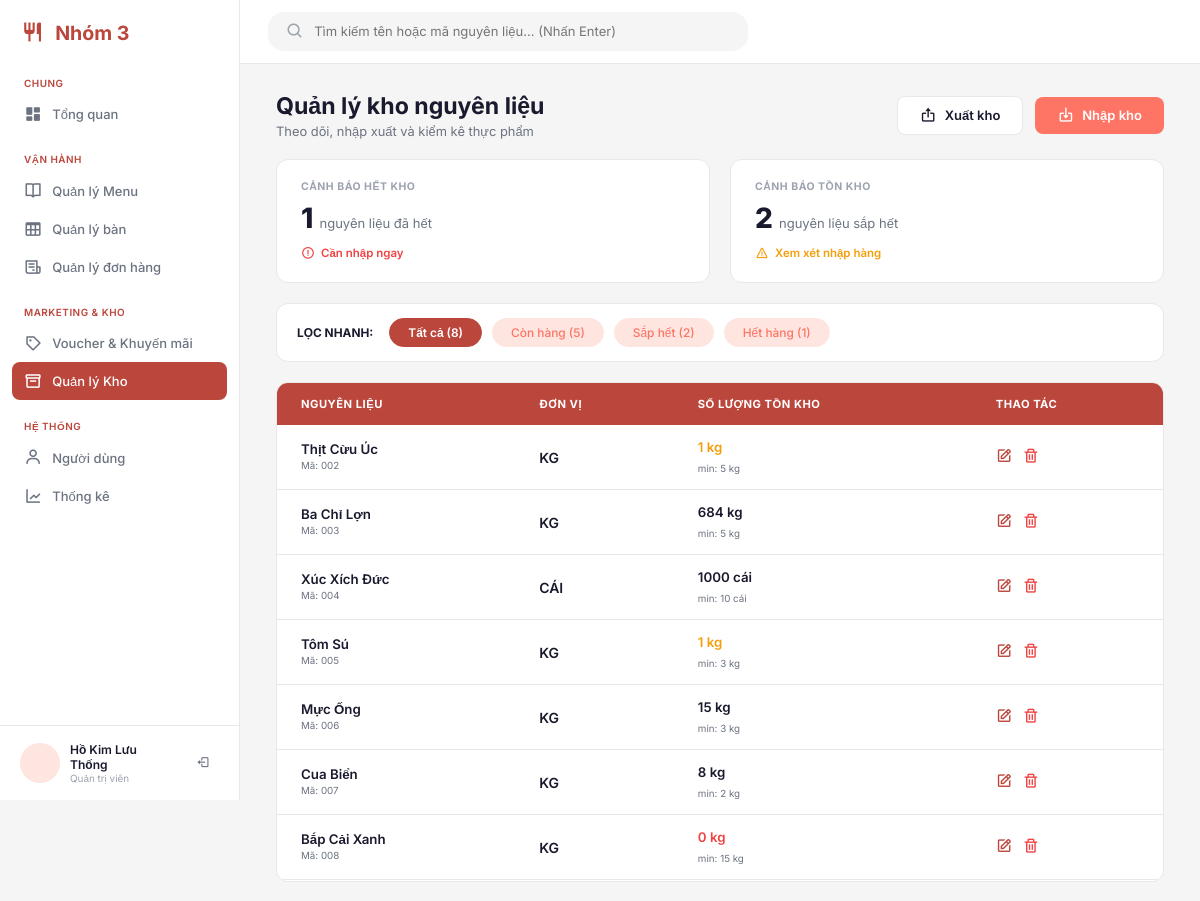
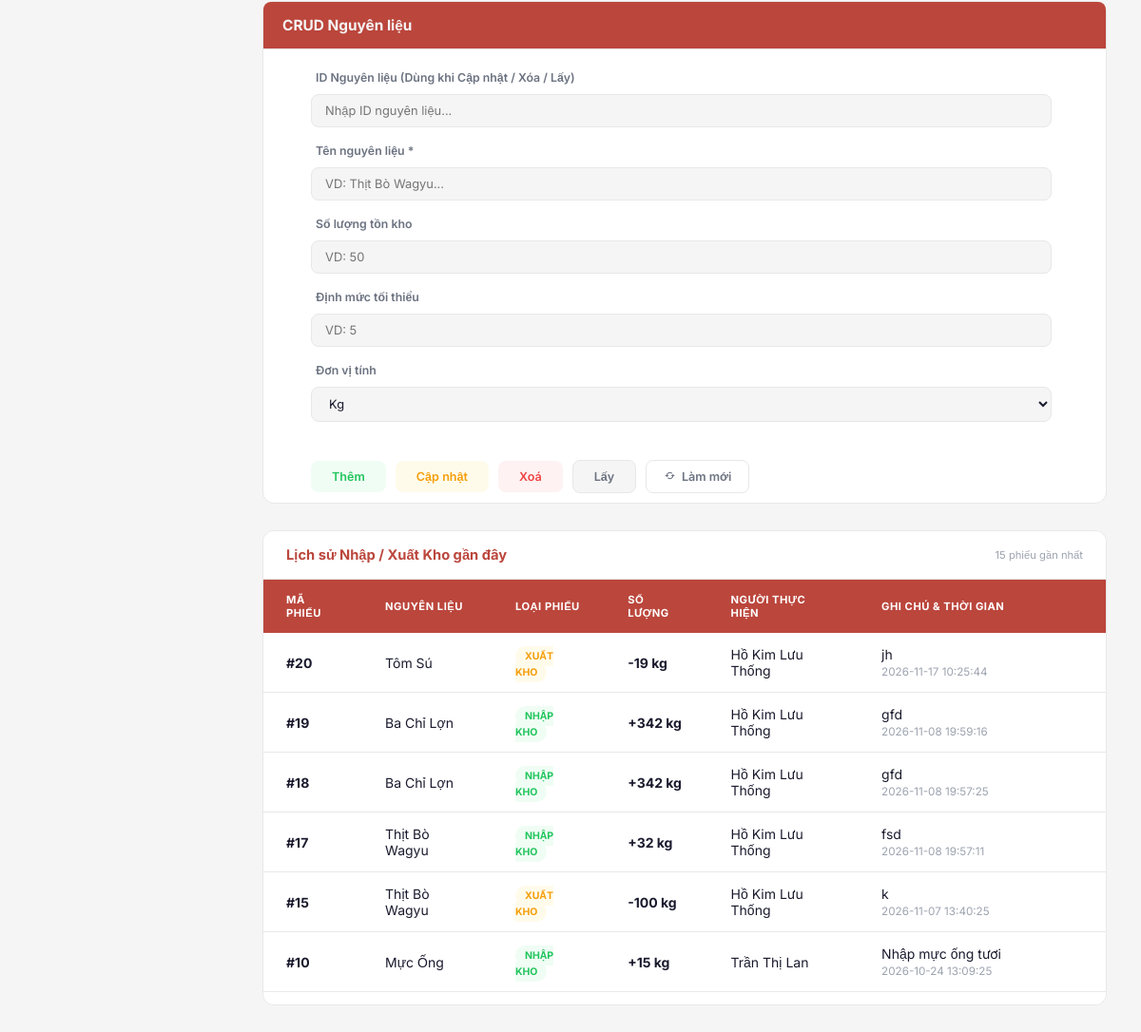
The app's page /admin/index.php?page=warehouse (signed in), older data (2 pictures, top to bottom).
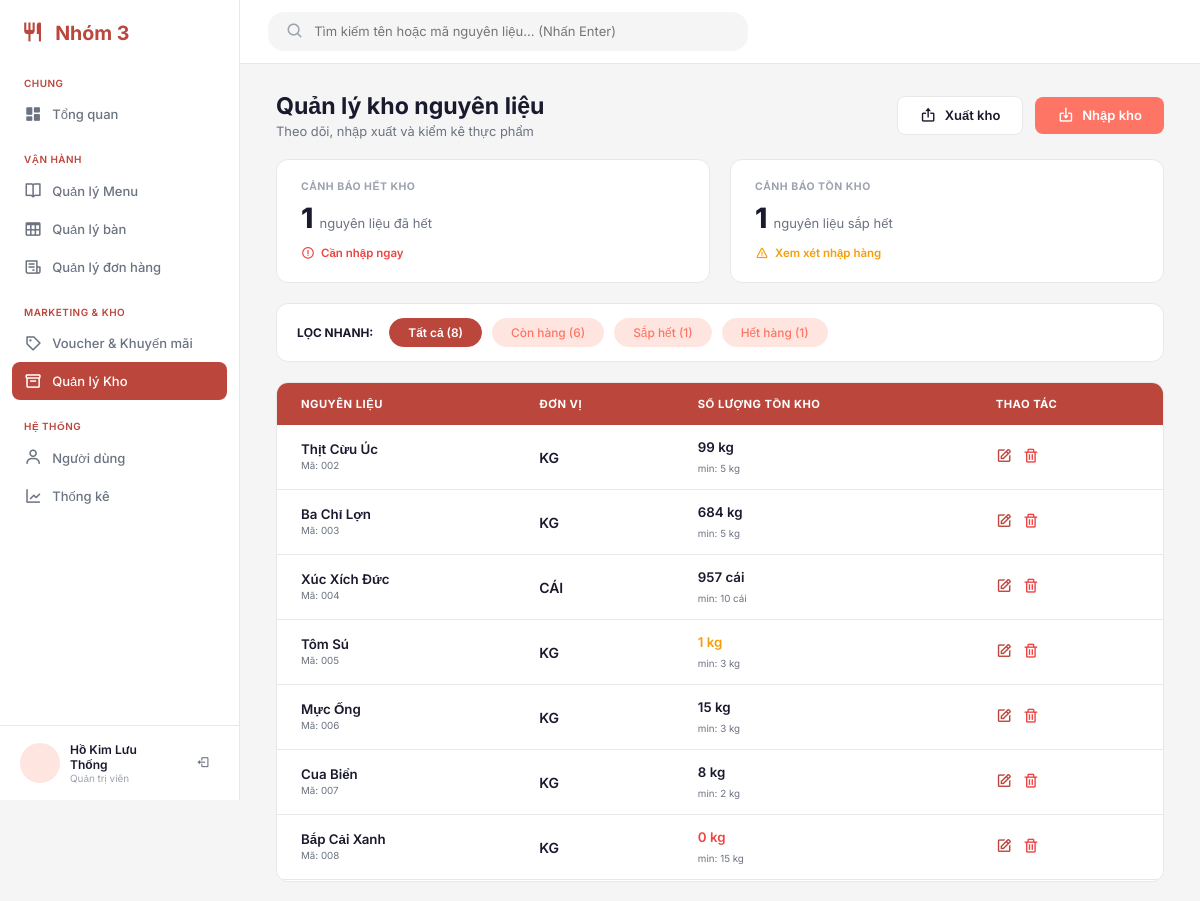
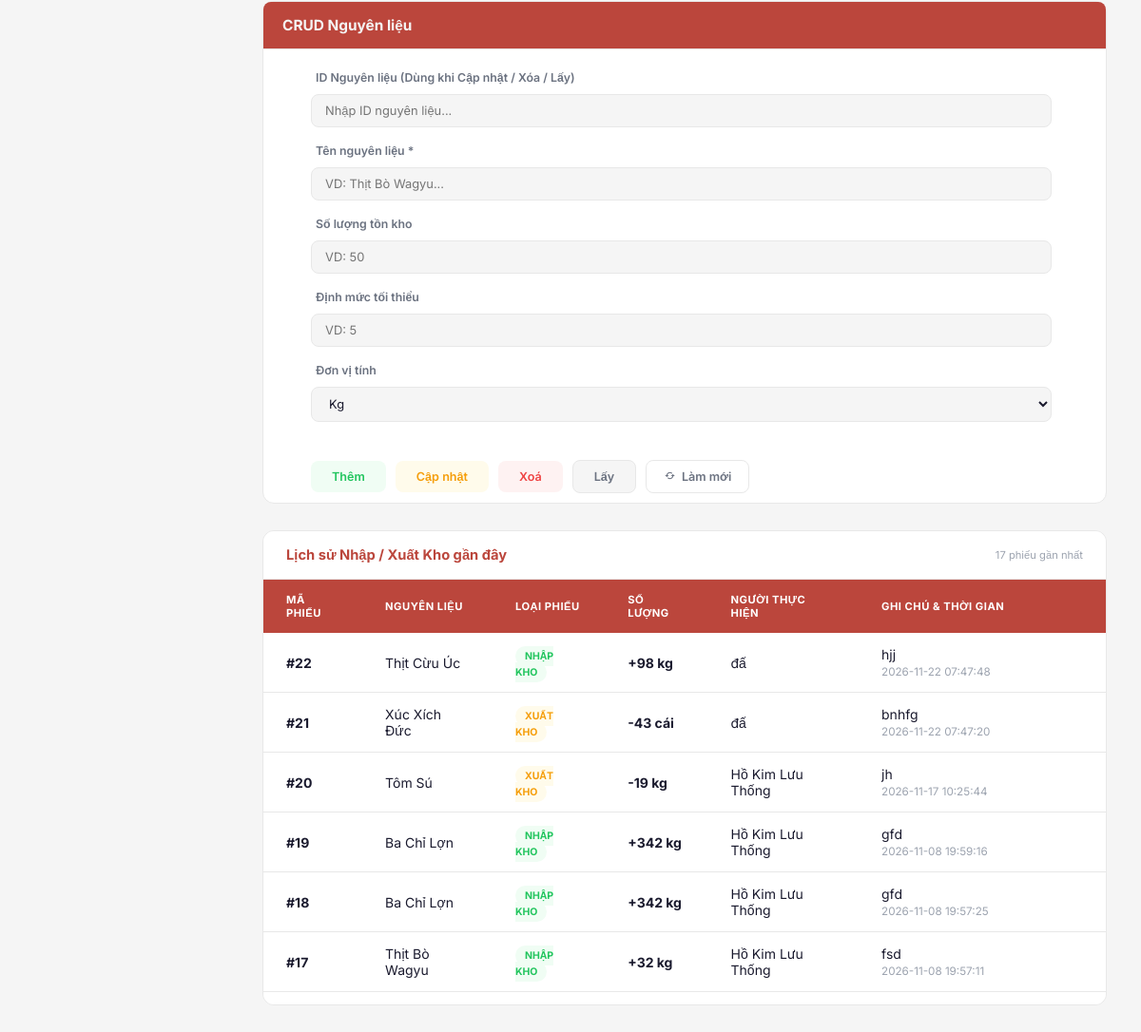
The same page, newer data (2 pictures, top to bottom).
### tables this page shows
CREATE TABLE `ingredient` (
  `ingredientId` int(11) NOT NULL,
  `ingredientName` varchar(150) NOT NULL,
  `unit` varchar(20) NOT NULL,
  `quantityInStock` decimal(12,3) NOT NULL DEFAULT 0.000,
  `minQuantity` decimal(12,3) NOT NULL DEFAULT 0.000,
  `isDeleted` tinyint(1) NOT NULL DEFAULT 0,
  `createdAt` datetime NOT NULL DEFAULT current_timestamp()
);

CREATE TABLE `inventory_log` (
  `logId` int(11) NOT NULL,
  `ingredientId` int(11) NOT NULL,
  `adminId` int(11) DEFAULT NULL,
  `logType` varchar(20) NOT NULL,
  `quantity` decimal(12,3) NOT NULL,
  `note` varchar(255) DEFAULT NULL,
  `createdAt` datetime NOT NULL DEFAULT current_timestamp()
);

### admin/index.php (called while the page is built, shortened)
<?php
$page   = $_GET['page'] ?? 'overview';
require_once __DIR__ . "/page/{$page}/index.php";

### admin/page/warehouse/functions.php (called while the page is built, shortened)
<?php
function warehouse_get_ingredients($conn, $params = [])
{
    $sql   = "SELECT * FROM `ingredient` WHERE isDeleted = 0";
    $filter = (string)($params['filter'] ?? '');
    $cleanSearch = trim((string)($params['search'] ?? ''));
    if (!empty($params['alertOnly']) || $filter === 'out' || $filter === 'low') {
        $sql .= " ORDER BY quantityInStock ASC";
    } elseif ($filter === 'ok') {
        $sql .= " ORDER BY ingredientName ASC";
    } else {
        $sql .= " ORDER BY ingredientId ASC";
    }
    $res = $conn->query($sql);
    return $res ? $res->fetch_all(MYSQLI_ASSOC) : [];
}
function warehouse_get_stock_alert_counts($conn)
{
    $sql = "SELECT
                SUM(CASE WHEN quantityInStock <= 0 THEN 1 ELSE 0 END) AS outCount,
                SUM(CASE WHEN quantityInStock > 0 AND quantityInStock <= minQuantity THEN 1 ELSE 0 END) AS lowCount
            FROM `ingredient`
            WHERE isDeleted = 0";
    $res = $conn->query($sql)->fetch_assoc();
    return [
        'outCount' => (int)($res['outCount'] ?? 0),
        'lowCount' => (int)($res['lowCount'] ?? 0),
    ];
}
function warehouse_get_inventory_logs($conn, $limit = 30)
{
    $sql = "SELECT l.*, i.ingredientName, i.unit, a.adminName
            FROM `inventory_log` l
            LEFT JOIN `ingredient` i ON l.ingredientId = i.ingredientId
            LEFT JOIN `admin` a ON l.adminId = a.adminId
            ORDER BY l.createdAt DESC, l.logId DESC
            LIMIT ?";
    $stmt = $conn->prepare($sql);
    $stmt->bind_param("i", $limit);
    $stmt->execute();
    return $stmt->get_result()->fetch_all(MYSQLI_ASSOC);
}

### admin/page/warehouse/action.php (called while the page is built, shortened)
<?php
require_once __DIR__ . '/functions.php';
$selectedFilter = in_array($_GET['filter'] ?? 'all', ['all', 'ok', 'low', 'out'], true)
    ? ($_GET['filter'] ?? 'all')
    : 'all';
$searchKw       = trim((string)($_GET['search'] ?? ''));
$allIngredients      = warehouse_get_ingredients($conn);
$alertCounts         = warehouse_get_stock_alert_counts($conn);
$outCount            = $alertCounts['outCount'];
$lowCount            = $alertCounts['lowCount'];
$totalAllIngredients = count($allIngredients);
$okCount             = max(0, $totalAllIngredients - $outCount - $lowCount);
$ingredients         = warehouse_get_ingredients($conn, [
    'filter' => ($selectedFilter !== 'all') ? $selectedFilter : '',
    'search' => $searchKw,
]);
$logs = warehouse_get_inventory_logs($conn, 30);

### admin/page/warehouse/index.php (the view, shortened to what the changed rows need)
<?php
require_once __DIR__ . '/action.php';
include_once __DIR__ . '/../../../layouts/admin_header.php';
$searchQuery = ($searchKw !== '') ? '&amp;search=' . urlencode($searchKw) : '';
$filterQuery = ($selectedFilter !== 'all' ? '&amp;filter=' . urlencode($selectedFilter) : '') . $searchQuery;
?>
<div class="page-header">
    <div class="page-header__left">
        <h1 class="page-header__title">Quản lý kho nguyên liệu</h1>
    </div>
</div>
<div class="alert-cards">
    <div class="alert-card alert-card--warning">
        <p class="alert-card__label">CẢNH BÁO TỒN KHO</p>
        <p class="alert-card__value"><?= $lowCount ?> <span class="alert-card__unit">nguyên liệu sắp hết</span></p>
        <a href="index.php?page=warehouse&amp;filter=low<?= $searchQuery ?>#inventoryTable" class="alert-card__action alert-card__action--warning">
            <i class="bx bx-error"></i> Xem xét nhập hàng
        </a>
    </div>
</div>
<div class="filter-card">
    <div class="filter-card__tags" id="stockFilterTags">
        <a href="index.php?page=warehouse&amp;filter=all<?= $searchQuery ?>"
            class="filter-tag <?= ($selectedFilter === 'all') ? 'filter-tag--active' : '' ?>">
            Tất cả (<?= $totalAllIngredients ?>)
        </a>
        <a href="index.php?page=warehouse&amp;filter=ok<?= $searchQuery ?>"
            class="filter-tag <?= ($selectedFilter === 'ok') ? 'filter-tag--active' : '' ?>">
            Còn hàng (<?= $okCount ?>)
        </a>
        <a href="index.php?page=warehouse&amp;filter=low<?= $searchQuery ?>"
            class="filter-tag <?= ($selectedFilter === 'low') ? 'filter-tag--active' : '' ?>">
            Sắp hết (<?= $lowCount ?>)
        </a>
        <a href="index.php?page=warehouse&amp;filter=out<?= $searchQuery ?>"
            class="filter-tag <?= ($selectedFilter === 'out') ? 'filter-tag--active' : '' ?>">
            Hết hàng (<?= $outCount ?>)
        </a>
    </div>
</div>
<div class="table-card" id="inventoryTable">
    <table class="inventory-table">
        <thead>
            <tr>
                <th>NGUYÊN LIỆU</th>
                <th>ĐƠN VỊ</th>
                <th>SỐ LƯỢNG TỒN KHO</th>
                <th>THAO TÁC</th>
            </tr>
        </thead>
        <tbody id="warehouseTableBody">
            <?php if (!empty($ingredients)): ?>
                <?php foreach ($ingredients as $ing): ?>
                    <?php
                    $qty      = (float)$ing['quantityInStock'];
                    $min      = (float)$ing['minQuantity'];
                    $unit     = $ing['unit'];
                    $state    = ($qty <= 0) ? 'out' : (($qty <= $min) ? 'low' : 'ok');
                    $qtyClass = ($state === 'out') ? 'alert-card__action--danger' : (($state === 'low') ? 'alert-card__action--warning' : '');
                    ?>
                    <tr>
                        <td>
                            <div class="food-info">
                                <p class="food-info__name"><?= htmlspecialchars($ing['ingredientName']) ?></p>
                                <p class="food-info__code">Mã: <?= str_pad((string)$ing['ingredientId'], 3, '0', STR_PAD_LEFT) ?></p>
                            </div>
                        </td>
                        <td>
                            <span class="food--category"><?= htmlspecialchars($unit) ?></span>
                        </td>
                        <td>
                            <p class="food-info__quantity <?= $qtyClass ?>">
                                <?= rtrim(rtrim(number_format($qty, 2, '.', ''), '0'), '.') ?> <?= htmlspecialchars($unit) ?>
                            </p>
                            <span class="min-quantity"><span>min:</span> <?= rtrim(rtrim(number_format($min, 2, '.', ''), '0'), '.') ?> <?= htmlspecialchars($unit) ?></span>
                        </td>
                        <td>
                            <div class="table-actions">
                                <a href="index.php?page=warehouse&amp;edit_id=<?= (int)$ing['ingredientId'] ?><?= $filterQuery ?>#ingredientCrudForm"
                                    title="Chọn sửa nguyên liệu này"
                                    class="table-action-btn table-action-btn--edit">
                                    <i class="bx bx-edit"></i>
                                </a>
                                <form action="index.php?page=warehouse<?= $filterQuery ?>" method="POST" class="inline-action-form">
                                    <button type="submit" name="btn_delete_item"
                                        onclick="return confirm('Xóa nguyên liệu <?= htmlspecialchars(addslashes($ing['ingredientName'])) ?>?')"
                                        title="Xóa nguyên liệu"
                                        class="table-action-btn table-action-btn--delete">
                                        <i class="bx bx-trash"></i>
                                    </button>
                                </form>
                            </div>
                        </td>
                    </tr>
                <?php endforeach; ?>
            <?php else: ?>
                <tr>
                    <td colspan="4" class="table-empty-row">Không tìm thấy nguyên liệu phù hợp trong kho.</td>
                </tr>
            <?php endif; ?>
        </tbody>
    </table>
</div>
<div class="table-card table-card--spaced">
    <div class="table-card__header">
        <h3 class="table-card__title">Lịch sử Nhập / Xuất Kho gần đây</h3>
        <span class="table-card__meta"><?= count($logs) ?> phiếu gần nhất</span>
    </div>
    <table class="inventory-table">
        <thead>
            <tr>
                <th>MÃ PHIẾU</th>
                <th>NGUYÊN LIỆU</th>
                <th>LOẠI PHIẾU</th>
                <th>SỐ LƯỢNG</th>
                <th>NGƯỜI THỰC HIỆN</th>
                <th>GHI CHÚ & THỜI GIAN</th>
            </tr>
        </thead>
        <tbody>
            <?php if (!empty($logs)): ?>
                <?php foreach ($logs as $log): ?>
                    <?php $isImport = (strtoupper((string)$log['logType']) === 'IMPORT'); ?>
                    <tr>
                        <td><strong>#<?= (int)$log['logId'] ?></strong></td>
                        <td><?= htmlspecialchars((string)($log['ingredientName'] ?? 'Đã xóa')) ?></td>
                        <td>
                            <span class="log-badge <?= $isImport ? 'log-badge--import' : 'log-badge--export' ?>">
                                <?= $isImport ? 'NHẬP KHO' : 'XUẤT KHO' ?>
                            </span>
                        </td>
                        <td>
                            <strong><?= $isImport ? '+' : '-' ?><?= rtrim(rtrim(number_format((float)$log['quantity'], 2, '.', ''), '0'), '.') ?> <?= htmlspecialchars((string)($log['unit'] ?? '')) ?></strong>
                        </td>
                        <td><?= htmlspecialchars((string)($log['adminName'] ?? 'Quản trị viên')) ?></td>
                        <td>
                            <div><?= htmlspecialchars((string)($log['note'] ?? '')) ?></div>
                            <small class="log-time"><?= htmlspecialchars((string)($log['createdAt'] ?? '')) ?></small>
                        </td>
                    </tr>
                <?php endforeach; ?>
            <?php else: ?>
                <tr>
                    <td colspan="6" class="table-empty-row table-empty-row--compact">Chưa có lịch sử nhập/xuất kho.</td>
                </tr>
            <?php endif; ?>
        </tbody>
    </table>
</div>
</main>
</div>
</body>
</html>

Row changes from the older to the newer data that the page shows:
no longer on this page (row unchanged): inventory_log: logId "15", ingredientId.ingredientName "Thịt Bò Wagyu", logType "XUẤT KHO", quantity "100", ingredientId.unit "kg", adminId.adminName "Hồ Kim Lưu Thống", note "k", createdAt "2026-11-07 13:40:25"
no longer on this page (row unchanged): inventory_log: logId "10", ingredientId.ingredientName "Mực Ống", logType "NHẬP KHO", quantity "15", ingredientId.unit "kg", adminId.adminName "Trần Thị Lan", note "Nhập mực ống tươi", createdAt "2026-10-24 13:09:25"
changed ingredient "Thịt Cừu Úc": quantityInStock "1" → "99"
changed ingredient "CÁI": quantityInStock "1000" → "957"
added inventory_log: logId "22", ingredientId.ingredientName "Thịt Cừu Úc", logType "NHẬP KHO", quantity "98", ingredientId.unit "kg", adminId.adminName "đấ", note "hjj", createdAt "2026-11-22 07:47:48"
added inventory_log: logId "21", ingredientId.ingredientName "Xúc Xích Đức", logType "XUẤT KHO", quantity "43", ingredientId.unit "cái", adminId.adminName "đấ", note "bnhfg", createdAt "2026-11-22 07:47:20"
Text that changed along with them:
$lowCount: "2" → "1"
$okCount: "5" → "6"
count($logs): "15" → "17"
